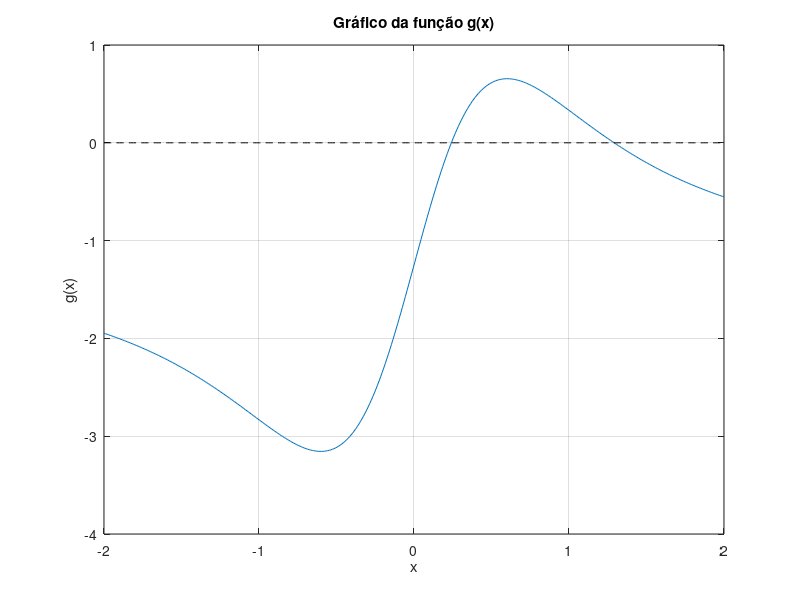

MATLAB code to generate this figure:
function plot_newton_raphson()
    % Constantes
    e0 = 8.9e-12;
    q = 2e-5;
    Q = 2e-5;
    a = 0.85;
    F = 1.25;
    pi = 3.141592653589793;

    % Função g(x)
    g = @(x) (1 / (4 * pi * e0)) * (q * Q * x) / ((x^2 + a^2)^(3/2)) - F;

    % Valores de x para plotagem
    x_values = linspace(-2, 2, 400);
    g_values = arrayfun(g, x_values);

    % Criando o gráfico
    figure;
    plot(x_values, g_values);
    title('Gráfico da função g(x)');
    xlabel('x');
    ylabel('g(x)');
    grid on;
    hold on;
    % Linha y = 0 para referência
    plot(x_values, zeros(size(x_values)), '--k');
    hold off;
end
